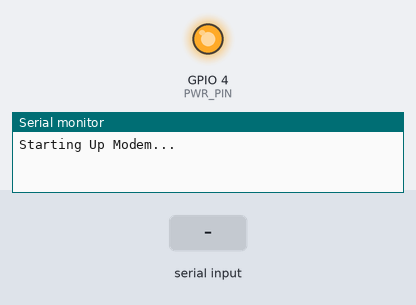
This sketch was run on a simulated ESP32. Parts: output pins drawn as LEDs (lit = HIGH), the last lines printed to the serial monitor. The inputs (shaded band) are chosen by the test bench. The modem accepts every AT command (registered, SIM ready, sends succeed) and sends nothing else.

Above: at 0.2 s.
At 13.1 s:
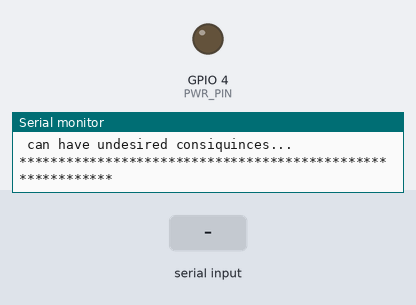
13.2 s: "1" received over the second serial link
Timing chart, 0 to 16.2 s (numbered marks = the images above; inputs shaded):
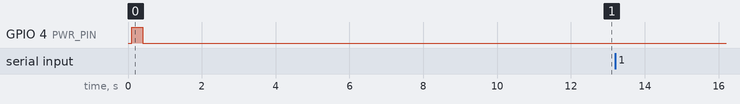

The sketch:

serial_at.ino
```cpp
/*
  FILE: ATdebug.ino
  AUTHOR: Koby Hale
  PURPOSE: test AT commands
  List of SIM7000 AT commands can be found here
  http://www.microchip.ua/simcom/LTE/SIM7000/SIM7000%20Series_AT%20Command%20Manual_V1.05.pdf
*/

#define SerialAT Serial1

#define PIN_DTR     25
#define PIN_TX      27
#define PIN_RX      26
#define PWR_PIN     4

bool reply = false;

void modem_on() {
  // Set-up modem  power pin
  Serial.println("\nStarting Up Modem...");
  pinMode(PWR_PIN, OUTPUT);
  digitalWrite(PWR_PIN, HIGH);
  delay(300);
  digitalWrite(PWR_PIN, LOW);
  delay(10000);                 //Wait for the SIM7000 communication to be normal, and will quit when receiving OK

  int i = 10;
  Serial.println("\nTesting Modem Response...\n");
  Serial.println("****");
  while (i) {
    SerialAT.println("AT");
    delay(500);
    if (SerialAT.available()) {
      String r = SerialAT.readString();
      Serial.println(r);
      if ( r.indexOf("OK") >= 0 ) {
        reply = true;
        break;;
      }
    }
    delay(500);
    i--;
  }
  Serial.println("****\n");
}

void setup() {
  Serial.begin(115200); // Set console baud rate
  SerialAT.begin(115200, SERIAL_8N1, PIN_RX, PIN_TX);
  delay(100);

  modem_on();
  if (reply) {
    Serial.println(F("***********************************************************"));
    Serial.println(F(" You can now send AT commands"));
    Serial.println(F(" Enter \"AT\" (without quotes), and you should see \"OK\""));
    Serial.println(F(" If it doesn't work, select \"Both NL & CR\" in Serial Monitor"));
    Serial.println(F(" DISCLAIMER: Entering AT commands without knowing what they do"));
    Serial.println(F(" can have undesired consiquinces..."));
    Serial.println(F("***********************************************************\n"));
  } else {
    Serial.println(F("***********************************************************"));
    Serial.println(F(" Failed to connect to the modem! Check the baud and try again."));
    Serial.println(F("***********************************************************\n"));
  }
}

void loop() {
  while (true) {
    if (SerialAT.available()) {
      Serial.write(SerialAT.read());
    }
    if (Serial.available()) {
      SerialAT.write(Serial.read());
    }
    delay(1);
  }
  Serial.println("Failed");
  setup();
}
```
